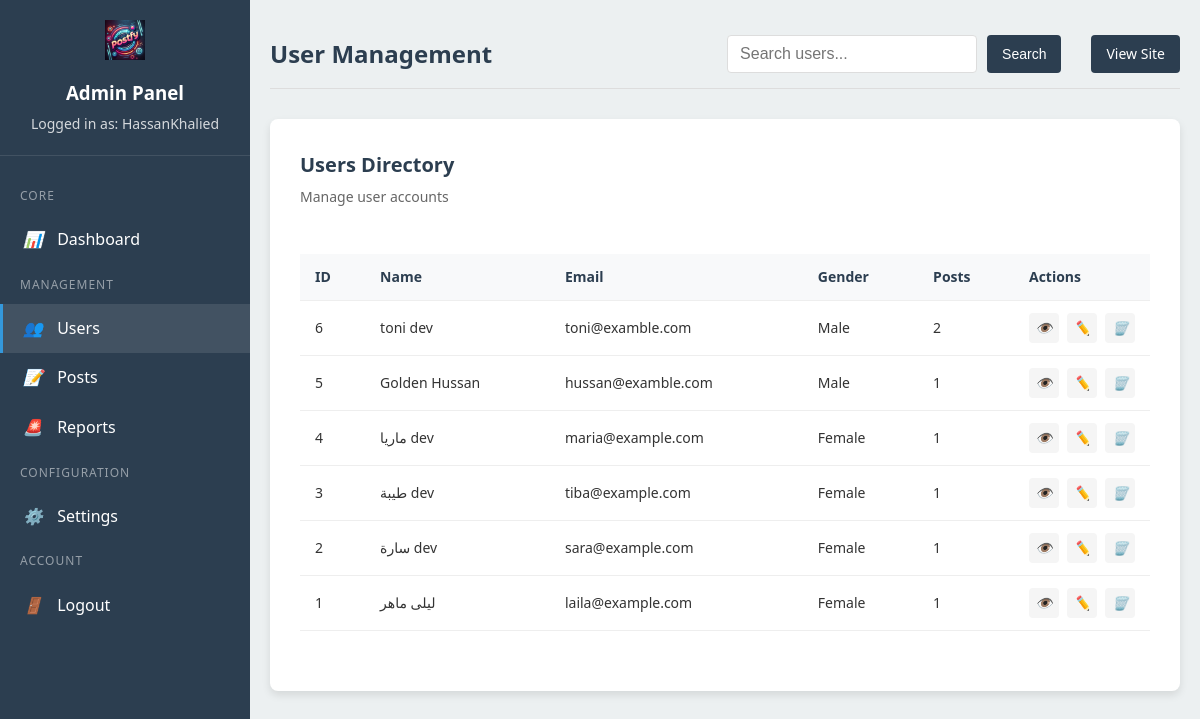
The page /admin/users (signed in) on the database its author committed.
### app.py (models this page shows, shortened)
class User(db.Model):
    id = db.Column(db.Integer, primary_key=True)
    first_name = db.Column(db.String(100), nullable=False)
    last_name = db.Column(db.String(100), nullable=False)
    user_id = db.Column(db.String(100), unique=True, nullable=False)
    email = db.Column(db.String(120), unique=True, nullable=False)
    password = db.Column(db.String(200), nullable=False)
    gender = db.Column(db.String(10), nullable=False)
    profile_picture = db.Column(
        db.String(200), nullable=True, default='default.jpg')

### admin.py (the view)
@admin_bp.route('/users')
@admin_login_required
def users():
    search_term = request.args.get('search', '')
    if search_term:
        users_data = db.session.execute(
            db.text("""
                SELECT id, first_name, last_name, email, gender, user_id
                FROM user
                WHERE first_name LIKE :search OR last_name LIKE :search OR email LIKE :search
                ORDER BY id DESC
            """),
            {"search": f"%{search_term}%"}
        ).fetchall()
    else:
        users_data = db.session.execute(
            db.text("""
                SELECT id, first_name, last_name, email, gender, user_id
                FROM user
                ORDER BY id DESC
            """)
        ).fetchall()
    user_post_counts = {}
    for user in users_data:
        post_count = db.session.execute(
            db.text("SELECT COUNT(*) FROM post WHERE user_id = :user_id"),
            {"user_id": user.id}
        ).scalar()
        user_post_counts[user.id] = post_count
    return render_template('admin/users.html',
                           users=users_data,
                           post_counts=user_post_counts,
                           search_term=search_term)

### admin.py (called while the page is built)
def admin_login_required(f):
    @wraps(f)
    def decorated_function(*args, **kwargs):
        if 'admin_id' not in session:
            flash('Please log in to access the admin area', 'warning')
            return redirect(url_for('admin.login'))
        if 'admin_last_activity' in session:
            last_activity = datetime.fromisoformat(
                session['admin_last_activity'])
            if datetime.utcnow() - last_activity > timedelta(minutes=30):  # 30-minute timeout
                session.pop('admin_id', None)
                session.pop('admin_last_activity', None)
                flash('Your session has expired. Please log in again.', 'warning')
                return redirect(url_for('admin.login'))
        session['admin_last_activity'] = datetime.utcnow().isoformat()
        return f(*args, **kwargs)
    return decorated_function

### app.py (called while the page is built)
@app.context_processor
def inject_version():
    return dict(APP_VERSION=APP_VERSION)

### Templates/admin/users.html (shortened to what this page needs)
{% extends "admin/base.html" %}
{% block page_title %}User Management{% endblock %}
{% block topbar_actions %}
<form class="search-form" action="{{ url_for('admin.users') }}" method="GET">
    <input type="text" name="search" placeholder="Search users..." value="{{ search_term }}">
    <button type="submit" class="admin-btn btn-primary">Search</button>
</form>
{% endblock %}
{% block admin_content %}
<div class="users-container">
    <div class="admin-header">
        <h2>Users Directory</h2>
        <p>Manage user accounts</p>
    </div>
    {% if users %}
    <div class="table-container">
        <table class="admin-table">
            <thead>
                <tr>
                    <th>ID</th>
                    <th>Name</th>
                    <th>Email</th>
                    <th>Gender</th>
                    <th>Posts</th>
                    <th>Actions</th>
                </tr>
            </thead>
            <tbody>
                {% for user in users %}
                <tr>
                    <td>{{ user.id }}</td>
                    <td>{{ user.first_name }} {{ user.last_name }}</td>
                    <td>{{ user.email }}</td>
                    <td>{{ user.gender|capitalize }}</td>
                    <td>{{ post_counts[user.id] }}</td>
                    <td class="actions-cell">
                        <div class="action-buttons">
                            <a href="{{ url_for('admin.user_view', user_id=user.id) }}" class="action-btn view-btn"
                                title="View User">
                                <i>👁️</i>
                            </a>
                            <a href="{{ url_for('admin.user_edit', user_id=user.id) }}" class="action-btn edit-btn"
                                title="Edit User">
                                <i>✏️</i>
                            </a>
                            <button type="button" class="action-btn delete-btn" title="Delete User"
                                data-first-name="{{ user.first_name }}"
                                data-last-name="{{ user.last_name }}"
                                data-user-id="{{ user.id }}"
                                onclick="confirmDelete(this.dataset.firstName, this.dataset.lastName, this.dataset.userId)">
                                <i>🗑️</i>
                            </button>
                        </div>
                    </td>
                </tr>
                {% endfor %}
            </tbody>
        </table>
    </div>
    {% endif %}
</div>
{% endblock %}

### static/css/admin.css (style rules this page uses)
:root { --admin-primary: #2c3e50; --admin-secondary: #3498db; --admin-accent: #e74c3c; --admin-success: #27ae60; --admin-warning: #f39c12; --admin-bg: #ecf0f1; --admin-panel-bg: #ffffff; --admin-text: #2c3e50; --admin-input-bg: #ffffff; --admin-shadow: rgba(0, 0, 0, 0.1); }
* { margin: 0; padding: 0; box-sizing: border-box; }
body { font-family: 'Segoe UI', Tahoma, Geneva, Verdana, sans-serif; background-color: var(--admin-bg); color: var(--admin-text); line-height: 1.6; }
input, select, textarea { width: 100%; padding: 12px; font-size: 16px; border: 1px solid #ddd; border-radius: 4px; transition: all 0.3s ease; background-color: var(--admin-input-bg); color: var(--admin-text); }
.admin-btn { padding: 8px 15px; border-radius: 4px; text-decoration: none; font-weight: 500; font-size: 14px; cursor: pointer; transition: all 0.3s ease; display: inline-block; }
.btn-primary { background-color: var(--admin-primary); color: white; border: none; }
.admin-table { width: 100%; border-collapse: collapse; margin-top: 20px; }
.admin-table th, .admin-table td { padding: 12px 15px; text-align: left; border-bottom: 1px solid #eee; }
.admin-table th { background-color: #f8f9fa; color: var(--admin-primary); font-weight: 600; }
.admin-header { margin-bottom: 25px; }
.admin-header h2 { color: var(--admin-primary); margin-bottom: 5px; }
.admin-header p { color: #666; }
.search-form { display: flex; gap: 10px; margin-right: 15px; }
.search-form input { width: 250px; padding: 8px 12px; border-radius: 4px; border: 1px solid #ddd; }
.table-container { overflow-x: auto; margin-bottom: 30px; }
.action-buttons { display: flex; gap: 8px; }
.action-btn { display: inline-flex; align-items: center; justify-content: center; width: 32px; height: 32px; border-radius: 4px; color: white; text-decoration: none; transition: all 0.2s ease; border: none; cursor: pointer; background: #f0f0f0; }
.view-btn { background-color: var(--admin-secondary); }
.edit-btn { background-color: var(--admin-primary); }
.delete-btn { background-color: var(--admin-accent); }
.admin-header h2 { color: var(--admin-primary); margin-bottom: 5px; font-size: 20px; }
.admin-header p { color: #666; font-size: 14px; }
.table-container { margin-top: 20px; overflow-x: auto; }
.admin-table { width: 100%; border-collapse: collapse; }
.admin-table th { background-color: #f8f9fa; color: var(--admin-primary); font-weight: 600; font-size: 14px; }
.admin-table td { font-size: 14px; color: #333; }
.actions-cell { width: 120px; }
.action-btn { width: 30px; height: 30px; display: flex; align-items: center; justify-content: center; border-radius: 4px; background-color: #f5f5f5; border: none; cursor: pointer; transition: all 0.2s ease; color: #555; text-decoration: none; }

### rows shown on the page
User: id "6", first_name "toni", last_name "dev", email "toni@examble.com", gender "Male", post_counts "2"
User: id "5", first_name "Golden", last_name "Hussan", email "hussan@examble.com", gender "Male", is_active "1"
User: id "4", first_name "ماريا", last_name "dev", email "maria@example.com", gender "Female", is_active "1"
User: id "3", first_name "طيبة", last_name "dev", email "tiba@example.com", gender "Female", is_active "1"
User: id "2", first_name "سارة", last_name "dev", email "sara@example.com", gender "Female", is_active "1"
User: id "1", first_name "ليلى", last_name "ماهر", email "laila@example.com", gender "Female"

### other values the page prints
{{ session.get('admin_username', 'Unknown') }} "HassanKhalied"
